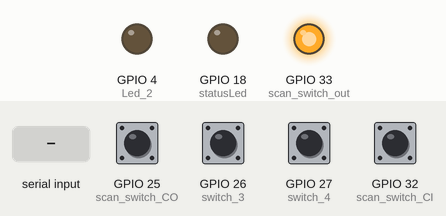
Recording of a sketch running on a simulated ESP32. Parts: output pins drawn as LEDs (lit = HIGH). The inputs (shaded band) are chosen by the test bench; at power-on: GPIO 25 (scan_switch_CO), GPIO 26 (switch_3), GPIO 27 (switch_4), GPIO 32 (scan_switch_CI) HIGH. WiFi joins after 1.5 s; servers stay silent unless stated; uploads are accepted with an empty reply; what the sketch prints to the serial monitor is not drawn.

Above: at 3.7 s.
3.8 s: GPIO 25 (scan_switch_CO) pulled LOW for 0.15 s
At 4.1 s:
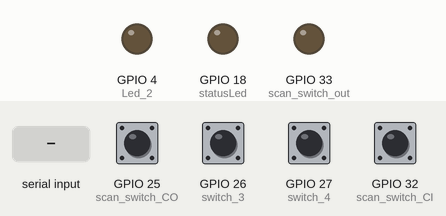
6.9 s: "statChk" received over the second serial link
At 8.2 s:
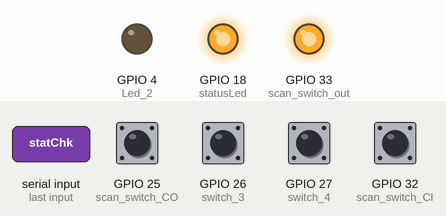
9.9 s: GPIO 25 (scan_switch_CO) pulled LOW for 1 s
At 11.1 s:
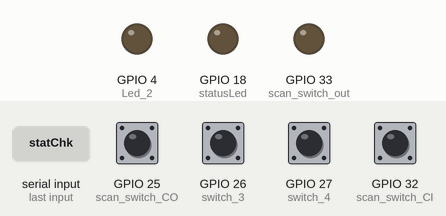
13.9 s: "1" received over the second serial link
At 15.8 s:
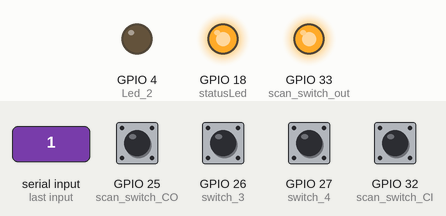
16.1 s: GPIO 27 (switch_4) pulled LOW for 0.15 s
At 17.0 s:
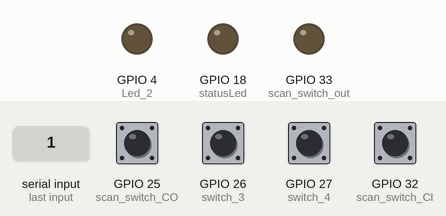
19.2 s: "0" received over the second serial link
At 21.2 s:
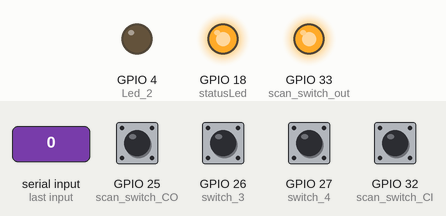
Timing chart, 0 to 22.4 s (numbered marks = the images above; inputs shaded):
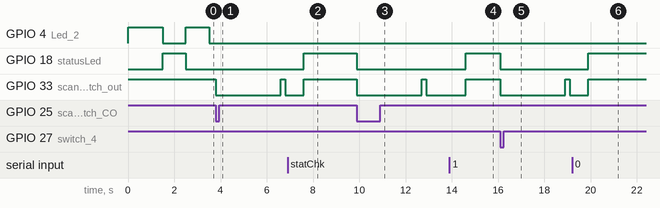

The sketch:

jaiCheckinV1_01.ino
```cpp
#include <HTTPClient.h>
#include <WiFi.h>
#include <WiFiManager.h>

#include <HardwareSerial.h>
#include <SoftwareSerial.h>

#define SCAN_RX_PIN 16
#define SCAN_TX_PIN 17
// const char* QR_SCAN_ID = "device_ch2_02";
// int count = 0 ;

#define scan_switch_CI 32  // switch check in
#define scan_switch_CO 25  // switch check out
#define switch_3 26        // switch free1
#define switch_4 27        // switch free2

#define statusLed 18
#define Led_2 4             /// free status led now
#define scan_switch_out 33  // triger pin
unsigned long tlast_time_SW_Scan = 0;
unsigned long time_trigger_scan = 0;
unsigned long current_time_ready = 0;
unsigned long time_led_ready = 0;
unsigned long time_trigger_statusLed = 0;
unsigned long mill_holder;

unsigned long period_statchk = 10000;
unsigned long last_time_statchk = 0;

int SW_Scan_CI = 1;

int led_ready = 0;
int SW_Scan_CO = 1;
int toggle_sw_CO = 1;
int toggle_sw_CI = 1;
int toggle_sw_CS = 1;
int SW_Scan_CS = 1;
int SW_3  =1;
int SW_4 = 1;

int toggle_statusLED = 0;
int reset_Scanfunction = 0;
int scanhold_enable = 1;

String barcodeData = "";
String barcodeDataSave = "";


void setup() {
  pinMode(scan_switch_CI, INPUT_PULLUP);
  pinMode(scan_switch_CO, INPUT_PULLUP);
  pinMode(switch_3, INPUT_PULLUP);
  pinMode(switch_4, INPUT_PULLUP);
  pinMode(statusLed, OUTPUT);
  pinMode(Led_2, OUTPUT);


  pinMode(scan_switch_out, OUTPUT);
  digitalWrite(scan_switch_out, HIGH);
  Serial.begin(115200);
  Serial2.begin(9600, SERIAL_8N1, SCAN_RX_PIN, SCAN_TX_PIN);
  // pinMode(wifi_resetpin, INPUT_PULLUP);
  // pinMode(scan_triger, OUTPUT);
  // tlast_time_SW_Scan = millis();


  WIFI_connect();
  Serial.println("\n loop started version 1.01");
}

void loop() {

  SW_Scan_CI = digitalRead(scan_switch_CI);
  SW_Scan_CO = digitalRead(scan_switch_CO);

  SW_3 = digitalRead(switch_3);
  SW_4 = digitalRead(switch_4);


  // Serial.println(SW_Scan_CO);
  if (!SW_Scan_CI) {  //   trigger switch 1
     SW_Scan_CI_param();
  } else if (!SW_Scan_CO) {
    SW_Scan_CO_param();
  }
    if (!SW_4) {
    SW_Scan_CS_param();

  }


  if (!toggle_sw_CI || !toggle_sw_CO || !toggle_sw_CS) {  // when trigger switch   enable with 0
    scan_hold();
  }


  if (toggle_statusLED) {
    Status_led();

  }
  ready_status();


 if( millis() - last_time_statchk > period_statchk) {
   //10sec
     last_time_statchk = millis();

      String statChk = "statChk";
      Http_Post_request_chk(statChk);

 }

}


// --------------------------------------------------------------- function-------------------------------------------------------------------------------------------------------------------//


void scan_hold() {
  while (reset_Scanfunction) {
    scan_reset_200ms();  // rescan every 2.8sec
    scan_20000ms();      // count times 20sec for scan function
    barcode_read();      //if read barcode  stop scan && send requestAPI
  }
}
void ready_status() {
  if (SW_Scan_CI && SW_Scan_CO && SW_Scan_CS) {

    if ((millis() - current_time_ready) >= 1000) {  //
      if (led_ready == 0) {
        digitalWrite(Led_2, 1);
        led_ready = 1;
      } else {
        digitalWrite(Led_2, 0);
        led_ready = 0;
      }
      current_time_ready = millis();
    }
  }

}
void SW_Scan_CO_param() {
  toggle_sw_CO = 0;
  toggle_sw_CI = 1;
  toggle_sw_CS = 1;
  tlast_time_SW_Scan = millis();
  time_trigger_scan = millis();
  reset_Scanfunction = 1;
  led_ready = 0;
  digitalWrite(Led_2, 0);
  digitalWrite(scan_switch_out, LOW);
   digitalWrite(statusLed, LOW);
  delay(50);
}

void SW_Scan_CI_param() {
  toggle_sw_CI = 0;
  toggle_sw_CO = 1;
  toggle_sw_CS = 1;
  tlast_time_SW_Scan = millis();
  time_trigger_scan = millis();
  reset_Scanfunction = 1;
  led_ready = 0;
  digitalWrite(Led_2, 0);
  digitalWrite(scan_switch_out, LOW);
   digitalWrite(statusLed, LOW);
  delay(50);
}

void SW_Scan_CS_param() {
  toggle_sw_CI = 1;
  toggle_sw_CO = 1;
  toggle_sw_CS = 0;
  tlast_time_SW_Scan = millis();
  time_trigger_scan = millis();
  reset_Scanfunction = 1;
  led_ready = 0;
  digitalWrite(Led_2, 0);
  digitalWrite(scan_switch_out, LOW);
   digitalWrite(statusLed, LOW);
  delay(50);
}


void barcode_read() {
  if (Serial2.available()) {
    // Read the data from the barcode reader
    barcodeData = "";
    delay(500);
    while (Serial2.available()) {
      char c = Serial2.read();
      barcodeData += c;

      // Serial.print("each c");
      // Serial.println(c);

    }
    Serial.println(barcodeData);
    if (barcodeData) {
      barcodeDataSave = barcodeData;
      Serial.print("barcodeData :");
      Serial.println(barcodeData);
      barcodeData = "";


      Http_Post_request(barcodeDataSave);  // send request && recieve status
      Reset_scanFunc();                    //reset_scanfunc

    }
  }
}


void scan_reset_200ms() {
  unsigned long current_time = millis();

  if ((current_time - tlast_time_SW_Scan) >= 3000) {
    digitalWrite(scan_switch_out, LOW);
    tlast_time_SW_Scan = current_time;
  }

  if ((current_time - tlast_time_SW_Scan) == 2800) {
    digitalWrite(scan_switch_out, HIGH);
  }

  // Save the current time and check again after 10 milliseconds have elapsed
  unsigned long new_time = millis();
  if ((new_time - current_time) >= 10) {
    current_time = new_time;
  }
}
void scan_20000ms() {

  if ((millis() - time_trigger_scan) >= 20000) {  // function millis() to turn of a  funtion scan  hold
    digitalWrite(scan_switch_out, HIGH);
    toggle_sw_CI = 1;
    toggle_sw_CO = 1;
    toggle_sw_CS =1;
    reset_Scanfunction = 0;
  }
}
void Reset_scanFunc() {
  digitalWrite(scan_switch_out, HIGH);
  toggle_sw_CI = 1;
  toggle_sw_CO = 1;
  toggle_sw_CS = 1 ;
  reset_Scanfunction = 0;
  digitalWrite(Led_2, LOW);

}

void WIFI_connect() {
  digitalWrite(Led_2, HIGH);
  WiFi.mode(WIFI_STA);  // explicitly set mode, esp defaults to STA+AP
  WiFiManager wm;

  bool res;
  res = wm.autoConnect("barcode_scanner", "adminjai");  // password protected ap
  if (!res) {
    Serial.println("Failed to connect");

    // ESP.restart();
  } else {
    //if you get here you have connected to the WiFi
    Serial.println("connect success  ");
    digitalWrite(Led_2, LOW);
    digitalWrite(statusLed, HIGH);
    delay(1000);
    digitalWrite(statusLed, LOW);
  }
}

void Status_led() {

  digitalWrite(Led_2, LOW);
  digitalWrite(statusLed, HIGH);

  if ((millis() - time_trigger_statusLed) >= 5000) {  // function millis()
    digitalWrite(statusLed, LOW);
    toggle_statusLED = 0;
  }
}


void Http_Post_request(String barcode_id) {
  unsigned long current_time = 0;
  int cout_time = 0;
  char data[255];
  String url = "";
  if (toggle_sw_CI == 0) {
    url = "http://34.133.167.107:1880/jai_check_in";

    sprintf(data, "barcode_ID=%s&check=check_in", barcode_id);
  } else if (toggle_sw_CO == 0) {
    url = "http://34.133.167.107:1880/jai_check_out";

    sprintf(data, "barcode_ID=%s&check=check_out", barcode_id);
  }else if (toggle_sw_CS == 0) {
    url = "http://34.133.167.107:1880/jai_check_in_Stime";

    sprintf(data, "barcode_ID=%s&check=jai_check_in_Stime", barcode_id);
  }

   Serial.print("data req:"); Serial.println(data);
  HTTPClient http;
  http.setTimeout(5000);
  http.setConnectTimeout(5000);
  http.begin(url);
  http.addHeader("Content-Type", "application/x-www-form-urlencoded");

  int httpResponseCode = http.POST(data);


  int payload = httpResponseCode;
 Serial.print("res status : ");   Serial.println(payload);
   http.end();


  if (payload == 200) {
    time_trigger_statusLed = millis();
    toggle_statusLED = 1;
  }


}
void Http_Post_request_chk(String barcode_id) {
  unsigned long current_time = 0;
  int cout_time = 0;
  char data[255];
  String url = "";

  if(barcode_id == "statChk"){
     url = "http://34.133.167.107:1880/statusChk";
    sprintf(data, "REQ=1");
  }

  // Serial.println(data);
  HTTPClient http;
  http.setTimeout();
  http.setConnectTimeout(5000);
  http.begin(url);
  http.addHeader("Content-Type", "application/x-www-form-urlencoded");

  int httpResponseCode = http.POST(data);

  int payload = httpResponseCode;
//  Serial.print("res status : ");   Serial.println(payload);
   http.end();


}


void Test() {
  //  if(!SW_3){
  //     Serial.println("SW_3 : 0");
  //     digitalWrite(Led_2,HIGH);
  //   } else{
  //     digitalWrite(Led_2,LOW);
  //   }
  //    if(!SW_4){
  //     Serial.println("SW_4 : 0");

  //      digitalWrite(Led_2,HIGH);
  //      delay(300);
  //      digitalWrite(Led_2,LOW);
  //   }
}
```

Measured:
- after the input at 3.8 s, GPIO 4 (Led_2): stays LOW (without the input it goes to HIGH after 0.70 s); GPIO 33 (scan_switch_out): HIGH → LOW at once, → HIGH 2.8 s later, → LOW 0.20 s later
- after the input at 6.9 s, GPIO 18 (statusLed): LOW → HIGH after 0.70 s
- after the input at 9.9 s, GPIO 4 (Led_2): stays LOW (without the input it goes to HIGH after 3.7 s); GPIO 18 (statusLed): HIGH → LOW after 0.00 s instead of 2.7 s; GPIO 33 (scan_switch_out): HIGH → LOW at once, → HIGH 2.8 s later, → LOW 0.20 s later
- after the input at 13.9 s, GPIO 18 (statusLed): LOW → HIGH after 0.70 s
- after the input at 16.1 s, GPIO 18 (statusLed): HIGH → LOW at once; GPIO 33 (scan_switch_out): HIGH → LOW at once, → HIGH 2.8 s later, → LOW 0.20 s later
- after the input at 19.2 s, GPIO 18 (statusLed): LOW → HIGH after 0.70 s
